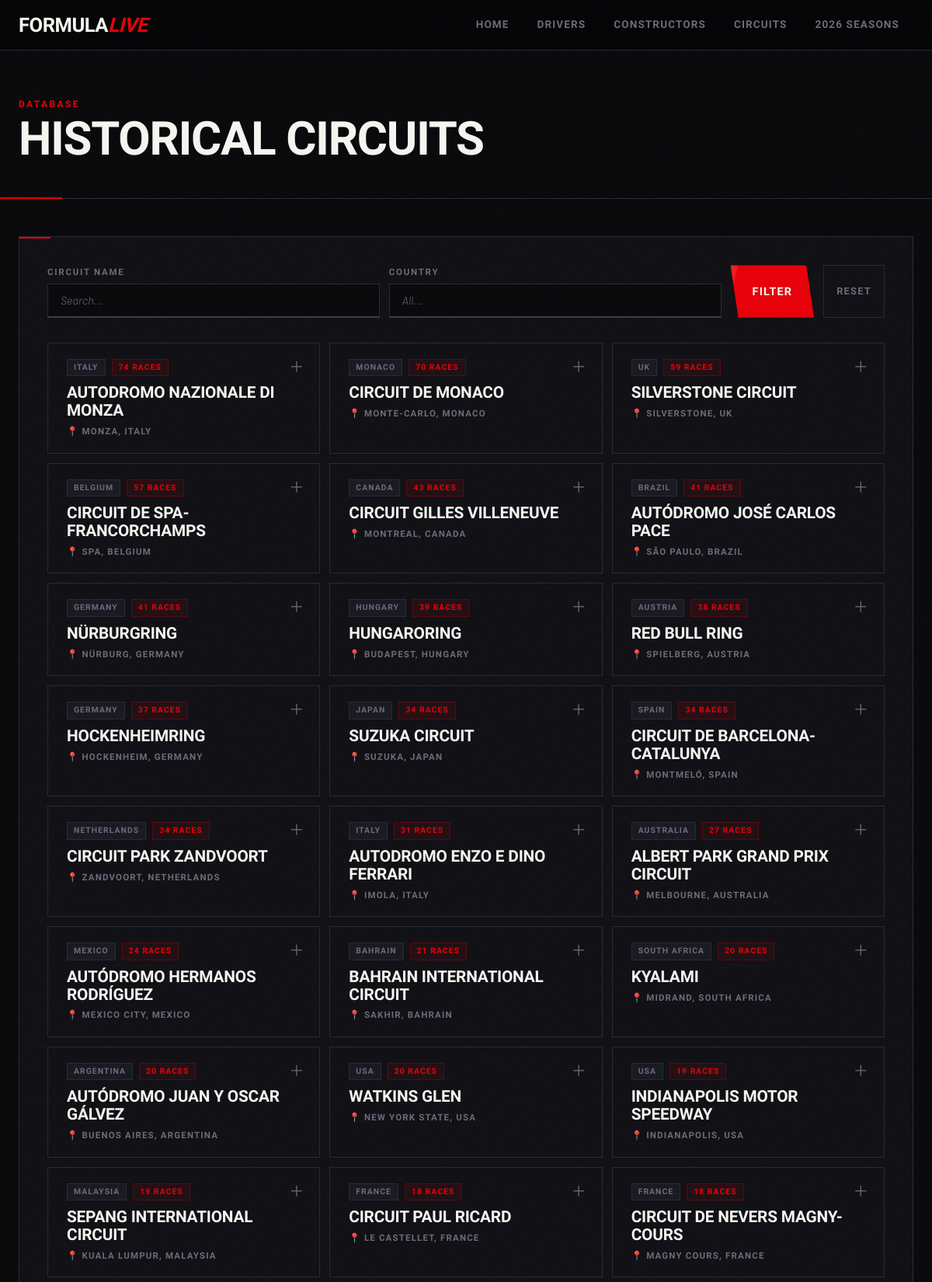
/circuits.php (upper part), run on the app's committed database.
### tables this page shows
CREATE TABLE IF NOT EXISTS `circuits` (
	`id` INTEGER UNSIGNED NOT NULL AUTO_INCREMENT,
	`name` VARCHAR(255),
	`location` VARCHAR(255),
	`country` VARCHAR(255),
	PRIMARY KEY(`id`)
);

### www/circuits.php (the view, shortened to what this page needs)
<?php
require_once 'db.php';
require_once 'includes/header.php';
$name    = $_GET['search_name'] ?? '';
$country = $_GET['search_country'] ?? '';
$sql = "
    SELECT
        ci.*,
        COUNT(DISTINCT ra.id)          AS total_races,
        MIN(ra.year)                   AS first_year,
        MAX(ra.year)                   AS last_year,
        (SELECT CONCAT(d.forename, ' ', d.surname)
            FROM results res2
            JOIN drivers d ON res2.driverId = d.id
            JOIN races ra2 ON res2.raceId = ra2.id
            WHERE ra2.circuitId = ci.id AND res2.positionOrder = 1
            ORDER BY ra2.date DESC LIMIT 1
        ) AS last_winner,
        (SELECT ra2.year
            FROM races ra2
            JOIN results res2 ON res2.raceId = ra2.id
            WHERE ra2.circuitId = ci.id AND res2.positionOrder = 1
            ORDER BY ra2.date DESC LIMIT 1
        ) AS last_winner_year,
        (SELECT COUNT(DISTINCT res2.driverId)
            FROM results res2
            JOIN races ra2 ON res2.raceId = ra2.id
            WHERE ra2.circuitId = ci.id AND res2.positionOrder = 1
        ) AS unique_winners
    FROM circuits ci
    LEFT JOIN races ra ON ra.circuitId = ci.id
    WHERE 1=1
";
$params = [];
$sql .= " GROUP BY ci.id ORDER BY total_races DESC LIMIT 50";
$stmt = $pdo->prepare($sql);
$stmt->execute($params);
$circuits = $stmt->fetchAll();
?>
<div class="page-header container">
    <h1><span class="eyebrow">Database</span>Historical Circuits</h1>
</div>
<div class="container">
<section class="card">
    <form method="GET" class="filter-form">
        <div class="filter-group">
            <label>Circuit Name</label>
            <input type="text" name="search_name" list="list-names" placeholder="Search..." value="<?= htmlspecialchars($name) ?>">
        </div>
        <div class="filter-group">
            <label>Country</label>
            <input type="text" name="search_country" list="list-countries" placeholder="All..." value="<?= htmlspecialchars($country) ?>">
        </div>
        <button type="submit" class="btn-primary">Filter</button>
        <a href="circuits.php" class="btn-reset">Reset</a>
    </form>
    <?php if (count($circuits) > 0): ?>
    <div class="circuits-grid">
        <?php foreach($circuits as $c):
        ?>
        <div class="circuit-card" onclick="toggleCircuit(this)">
            <div class="circuit-card-top">
                <div class="circuit-flag-wrap">
                    <span class="driver-nat-badge"><?= htmlspecialchars($c['country']) ?></span>
                    <span class="circuit-race-count"><?= $c['total_races'] ?: '0' ?> races</span>
                </div>
                <div class="circuit-name"><?= htmlspecialchars($c['name']) ?></div>
                <div class="circuit-location-line">
                    <span class="circuit-location-icon">📍</span>
                    <?= htmlspecialchars($c['location']) ?>, <?= htmlspecialchars($c['country']) ?>
                </div>
                <div class="driver-expand-icon">＋</div>
            </div>
        </div>
        <?php endforeach; ?>
    </div>
    <?php else: ?>
        <div class="empty-state"><p>No circuits found.</p></div>
    <?php endif; ?>
</section>
</div>
<?php require_once 'includes/footer.php'; ?>

### data on the page
circuits: country "ITALY", total_races "74", name "AUTODROMO NAZIONALE DI MONZA", location "MONZA"
circuits: country "MONACO", total_races "70", name "CIRCUIT DE MONACO", location "MONTE-CARLO"
circuits: country "UK", total_races "59", name "SILVERSTONE CIRCUIT", location "SILVERSTONE"
circuits: country "BELGIUM", total_races "57", name "CIRCUIT DE SPA-FRANCORCHAMPS", location "SPA"
circuits: country "CANADA", total_races "43", name "CIRCUIT GILLES VILLENEUVE", location "MONTREAL"
circuits: country "BRAZIL", total_races "41", name "AUTÓDROMO JOSÉ CARLOS PACE", location "SÃO PAULO"
circuits: country "GERMANY", total_races "41", name "NÜRBURGRING", location "NÜRBURG"
circuits: country "HUNGARY", total_races "39", name "HUNGARORING", location "BUDAPEST"
circuits: country "AUSTRIA", total_races "38", name "RED BULL RING", location "SPIELBERG"
circuits: country "GERMANY", total_races "37", name "HOCKENHEIMRING", location "HOCKENHEIM"
circuits: country "JAPAN", total_races "34", name "SUZUKA CIRCUIT", location "SUZUKA"
circuits: country "SPAIN", total_races "34", name "CIRCUIT DE BARCELONA-CATALUNYA", location "MONTMELÓ"
circuits: country "NETHERLANDS", total_races "34", name "CIRCUIT PARK ZANDVOORT", location "ZANDVOORT"
circuits: country "ITALY", total_races "31", name "AUTODROMO ENZO E DINO FERRARI", location "IMOLA"
circuits: country "AUSTRALIA", total_races "27", name "ALBERT PARK GRAND PRIX CIRCUIT", location "MELBOURNE"
circuits: country "MEXICO", total_races "24", name "AUTÓDROMO HERMANOS RODRÍGUEZ", location "MEXICO CITY"
circuits: country "BAHRAIN", total_races "21", name "BAHRAIN INTERNATIONAL CIRCUIT", location "SAKHIR"
circuits: country "SOUTH AFRICA", total_races "20", name "KYALAMI", location "MIDRAND"
circuits: country "ARGENTINA", total_races "20", name "AUTÓDROMO JUAN Y OSCAR GÁLVEZ", location "BUENOS AIRES"
circuits: country "USA", total_races "20", name "WATKINS GLEN", location "NEW YORK STATE"
circuits: country "USA", total_races "19", name "INDIANAPOLIS MOTOR SPEEDWAY", location "INDIANAPOLIS"
circuits: country "MALAYSIA", total_races "19", name "SEPANG INTERNATIONAL CIRCUIT", location "KUALA LUMPUR"
circuits: country "FRANCE", total_races "18", name "CIRCUIT PAUL RICARD", location "LE CASTELLET"
circuits: country "FRANCE", total_races "18", name "CIRCUIT DE NEVERS MAGNY-COURS", location "MAGNY COURS"
